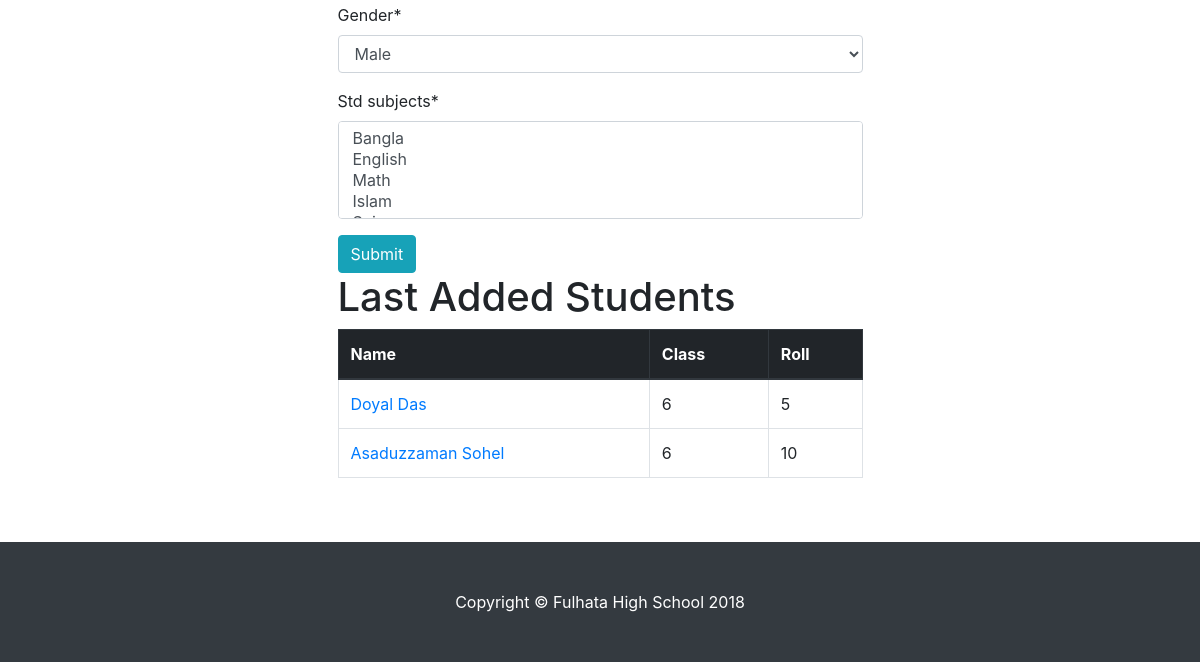
Page /results/student_add/ (signed in, lower part) on the earlier database version.
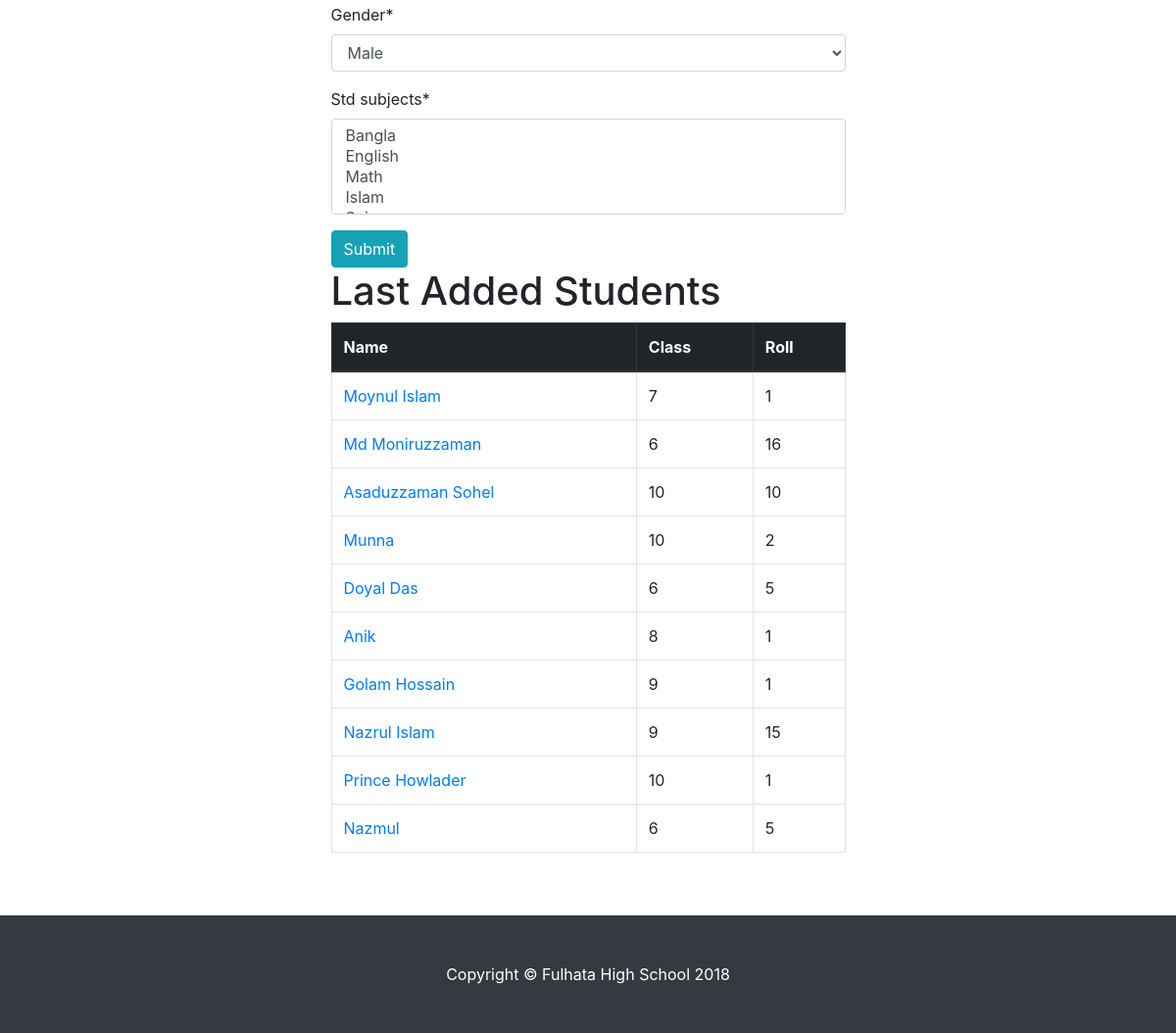
Same page on the later database version.
### results/models.py (models this page shows, shortened)
class StdCommon(models.Model):
    pub_date = models.DateTimeField(auto_now_add=True)
    update_date = models.DateTimeField(auto_now=True)

class StudentInfo(StdCommon):
    STD_CLASS=(
        ('6','Six'),
        ('7','Seven'),
        ('8','Eight'),
        ('9','Nine'),
        ('10','Ten'),
    )
    STD_GENDER=(
        ('MALE','Male'),
        ('FEMALE','Female'),
    )
    STD_GROUP=(
        ('S', 'Science'),
        ('B', 'Business Studies'),
        ('H', 'Humatics'),
        ('G', 'General')
    )
    std_name = models.CharField('Student Name',max_length=100, help_text='Type only student Full Name like as Nazmul Islam or Nazrul Islam')
    std_class = models.CharField('Student Class',max_length=2, choices=STD_CLASS, default=6, help_text='Select a class')
    std_roll = models.IntegerField('Roll Number',help_text='Type Student Roll Number (Only Number)')
    std_group=models.CharField('Group', choices=STD_GROUP, max_length=1, default='G')
    std_gender=models.CharField('Gender', max_length=10, choices=STD_GENDER, default='MALE')
    std_subjects = models.ManyToManyField(StdSubject)

### results/views.py (the view)
# urls.py: path('student_add/', StudentAdd.as_view(), name='std_add'),
class StudentAdd(LoginRequiredMixin, CreateView):
    form_class = AddStudentInfo
    template_name='results/std_add.html'
    success_url = reverse_lazy('std_add')
    login_url = 'login'
    def get_context_data(self, **kwargs):
        context = super(StudentAdd, self).get_context_data(**kwargs)
        context['std_all']=StudentInfo.objects.all().order_by('-pub_date')
        return context

### results/forms.py
class AddStudentInfo(forms.ModelForm):
    class Meta:
        model=StudentInfo
        fields=("__all__")

### results/models.py (called while the page is built)
    def __str__(self):
        return self.subject_name

### results/templates/results/std_add.html (shortened to what this page needs)
{% extends "results/base.html" %}
{% load crispy_forms_tags %}
{% block main_content %}
<div class="col-md-6 offset-md-3  centered">
    <form action="" method="POST">
        {{form|crispy}}
<input type="submit" value="Submit" class="btn btn-info">
    </form>
</div>
<div class="col-md-5 offset-md-3  centered">
    <h1>Last Added Students</h1>
</div>
<div class="col-md-6 offset-md-3  centered">
    <div>
<table class="table table-bordered">
            <thead class="thead-dark">
                <tr>
                    <th>Name</th>
                    <th>Class</th>
                    <th>Roll</th>
                </tr>
            </thead>
            <tbody>
            {% for std in std_all %}
                <tr>
                    <td>
                        <a href="{% url 'std_details' std.id %}">{{std.std_name}}</a>
                    </td>
                    <td>{{std.std_class}}</td>
                    <td>{{std.std_roll}}</td>
                </tr>
            {% endfor %}
            </tbody>
        </table>
    </div>
</div>
{% endblock %}

### results/templates/results/base.html (shortened to what this page needs)
{% load static %}
<!DOCTYPE html>
<html lang="en">
<head>
<link href="{% static '/results/vendor/bootstrap/css/bootstrap.min.css' %}" rel="stylesheet">
    <link href="{% static 'results/css/full-width-pics.css' %}" rel="stylesheet">
</head>
<body>
    <section class="py-5">
        <div class="container">
            {% block main_content %}
            {% endblock main_content %}
        </div>
    </section>
    <footer class="py-5 bg-dark">
        <div class="container">
            <p class="m-0 text-center text-white">Copyright &copy; Fulhata High School 2018</p>
        </div>
    </footer>
</body>
</html>

### results/static/results/css/full-width-pics.css (style rules this page uses)
body { padding-top: 54px; }
@media (min-width: 992px) { body { padding-top: 56px; } }

Differences in the rows shown:
added StudentInfo: std_name "Moynul Islam", std_class "7", std_roll "1"
added StudentInfo: std_name "Md Moniruzzaman", std_class "6", std_roll "16"
changed StudentInfo "Asaduzzaman Sohel": std_class "6" → "10"; moves up the list
added StudentInfo: std_name "Munna", std_class "10", std_roll "2"
added StudentInfo: std_name "Anik", std_class "8", std_roll "1"
added StudentInfo: std_name "Golam Hossain", std_class "9", std_roll "1"
added StudentInfo: std_name "Nazrul Islam", std_class "9", std_roll "15"
added StudentInfo: std_name "Prince Howlader", std_class "10", std_roll "1"
added StudentInfo: std_name "Nazmul", std_class "6", std_roll "5"
